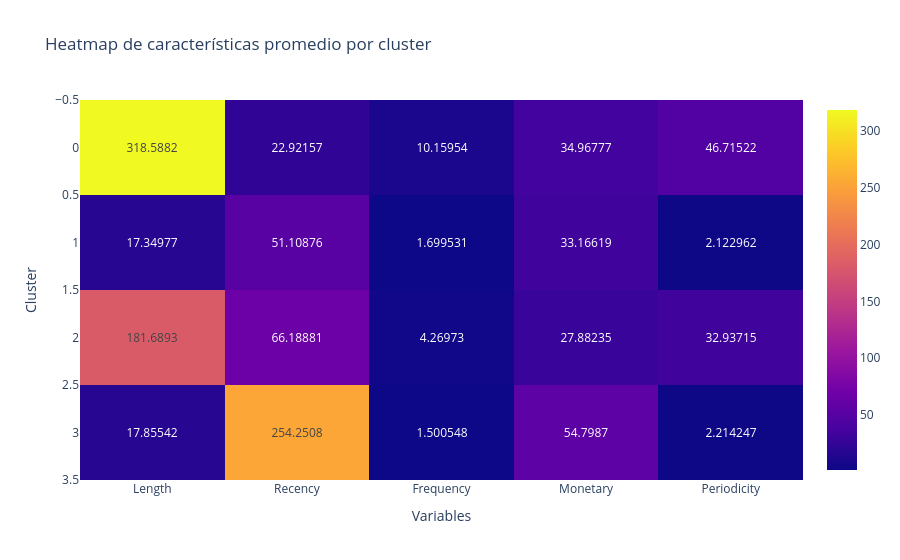

The cell this chart's notebook holds for it:
### Code cell
# Aquí grafique el Heatmap
fig = px.imshow(
    cluster_summary,
    text_auto=True,
    aspect="auto",
    title="Heatmap de características promedio por cluster"
)

fig.update_layout(
    xaxis_title="Variables",
    yaxis_title="Cluster"
)

fig.show()

### Figure 1 — Plotly figure (JSON) as saved in the notebook; plotly's stock layout.template omitted (floating-point values rounded to 4 significant figures)
{"data": [{"coloraxis": "coloraxis", "hovertemplate": "x: %{x}<br>Cluster: %{y}<br>color: %{z}<extra></extra>", "name": "0", "texttemplate": "%{z}", "type": "heatmap", "x": ["Length", "Recency", "Frequency", "Monetary", "Periodicity"], "xaxis": "x", "y": [0, 1, 2, 3], "yaxis": "y", "z": [[318.6, 22.92, 10.16, 34.97, 46.72], [17.35, 51.11, 1.7, 33.17, 2.123], [181.7, 66.19, 4.27, 27.88, 32.94], [17.86, 254.3, 1.501, 54.8, 2.214]]}], "layout": {"coloraxis": {"colorscale": [[0, "#0d0887"], [0.1111, "#46039f"], [0.2222, "#7201a8"], [0.3333, "#9c179e"], [0.4444, "#bd3786"], [0.5556, "#d8576b"], [0.6667, "#ed7953"], [0.7778, "#fb9f3a"], [0.8889, "#fdca26"], [1, "#f0f921"]]}, "title": {"text": "Heatmap de características promedio por cluster"}, "xaxis": {"anchor": "y", "domain": [0, 1], "title": {"text": "Variables"}}, "yaxis": {"anchor": "x", "autorange": "reversed", "domain": [0, 1], "title": {"text": "Cluster"}}}}
